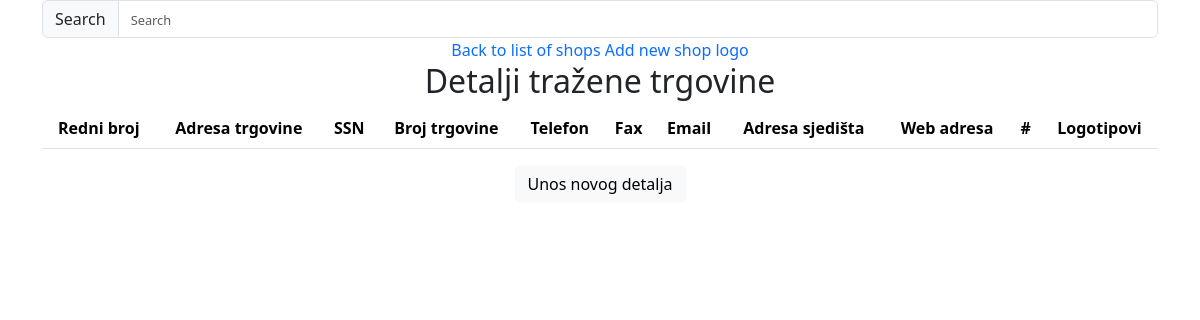
/shop_detail.php?shop_name=T.O. Koala Vl. M.Jelic, run on an earlier commit of the app's database.
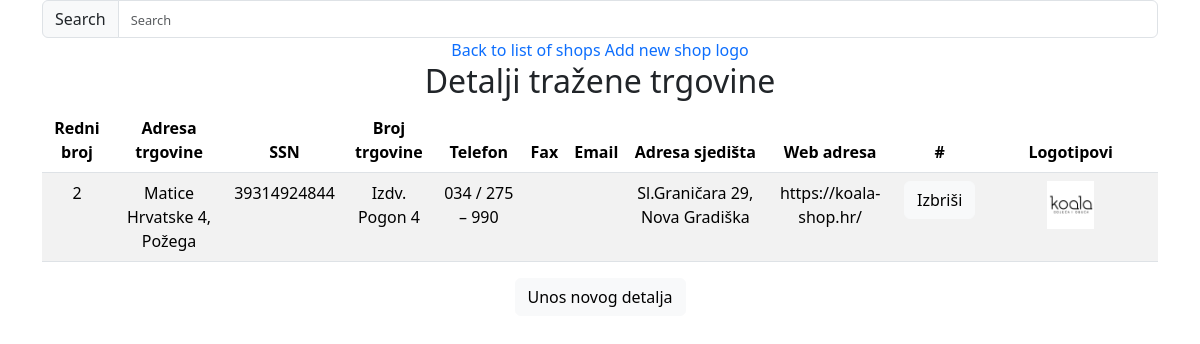
And on a later commit of the database.
### tables this page shows
CREATE TABLE `shop_detail` (
  `id` int(11) NOT NULL,
  `shop_name` varchar(255) DEFAULT NULL,
  `address` varchar(255) DEFAULT NULL,
  `ssn` varchar(11) DEFAULT NULL,
  `shop_number` varchar(255) DEFAULT NULL,
  `telephone` varchar(255) DEFAULT NULL,
  `fax` varchar(255) DEFAULT NULL,
  `email` varchar(255) DEFAULT NULL,
  `hq_address` varchar(255) DEFAULT NULL,
  `web_page` varchar(255) DEFAULT NULL
);

CREATE TABLE `shop_logo` (
  `id` int(11) NOT NULL,
  `shop_name` varchar(255) NOT NULL,
  `logo1_url` varchar(255) NOT NULL,
  `logo2_url` varchar(255) NOT NULL
);

### css_js_includes.php (called while the page is built, shortened)
<?php
class Styles
{
    private $bootstrap_include;
    public function __construct()
    {
        $this->bootstrap_include = Styles::BOOTSTRAP_CSS.Styles::BOOTSTRAP_BUNDLE.Styles::BOOTSTRAP_POPPER.Styles::BOOTSTRAP_MIN_JS;
    }
    public function getBootstrapInclude()
    {
        return $this->bootstrap_include;
    }
}

### dbconn.php (called while the page is built, shortened)
<?php
class DatabaseConnection{
    public $dbconn;
    public function setDbconn( $dbconn) {$this->dbconn = $dbconn;}
	public function getDbconn() {return $this->dbconn;}
}
?>

### shop.php (called while the page is built, shortened)
<?php
include("dbconn.php");
class Shop{
    public $shop_name;
    function __construct($shop_name)
    {
        $this->shop_name=$shop_name;
    }
    function get_shop_name(){
        return $this->shop_name;
    }
    function __destruct()
    {
        $this->shop_name="";
    }
}
?>

### shop_details.php (the view, shortened to what this page needs)
<?php
include("shop.php");
class ShopDetails extends Shop{
private $id;
 public $address;
 private $ssn;
 public $shop_number;
 public $telephone;
 public $fax;
 public $email;
 public $hq_address;
 public $web_page;
 function __construct($id,$shop_name,$address,$ssn,$shop_number,$telephone,$fax,$email,$hq_address,$web_page)
 {
    $this->id=$id;
     $this->address=$address;
     $this->ssn=$ssn;
     $this->shop_number=$shop_number;
     $this->telephone=$telephone;
     $this->fax=$fax;
     $this->email=$email;
     $this->hq_address=$hq_address;
     $this->web_page=$web_page;
 }
 function __destruct()
    {
        $this->address="";
        $this->ssn="";
        $this->shop_number="";
        $this->telephone="";
        $this->fax="";
        $this->email="";
        $this->hq_address="";
        $this->web_page="";
    }
public function getAddress() {return $this->address;}
	public function getSsn() {return $this->ssn;}
	public function getShopNumber() {return $this->shop_number;}
	public function getTelephone() {return $this->telephone;}
	public function getFax() {return $this->fax;}
	public function getEmail() {return $this->email;}
	public function getHqAddress() {return $this->hq_address;}
	public function getWebPage() {return $this->web_page;}
   public function getId() {return $this->id;}
public function setId( $id): void {$this->id = $id++;}
	public function print_table_data(){
        echo "<td>".$this->getId()."</td>";
		echo "<td>".$this->getAddress()."</td>";
        echo "<td>".$this->getSsn()."</td>";
        echo "<td>".$this->getShopNumber()."</td>";
        echo "<td>".$this->getTelephone()."</td>";
        echo "<td>".$this->getFax()."</td>";
        echo "<td>".$this->getEmail()."</td>";
        echo "<td>".$this->getHqAddress()."</td>";
        echo "<td>".$this->getWebPage()."</td>";
          $self = $_SERVER['PHP_SELF'];
            if (isset($_GET['shop_name'])) {
    $self .= "?shop_name=";
    $self .= $_GET['shop_name'];
  }
        echo "<td><form action='" . htmlspecialchars($self) . "' method='POST'><input id='" . $this->getId() . "' type='submit' class='btn btn-light' value='Izbriši'><input type='hidden' name='".CNST_VAL::DELETE_SHOP_DETAIL."' value='".CNST_VAL::DELETE_SHOP_DETAIL."'>
        <input type='hidden' name='id' value='".$this->getId()."'>
        </td></form>";
    }
}
?>

### shop_detail.php (shortened to what this page needs)
<!DOCTYPE html>
<html lang="en">
<head>
       <?php
     include("css_js_includes.php");
     $styles=new Styles();
     echo $styles->getBootstrapInclude();
?>
    <link rel="stylesheet" href="bills.css">
</head>
<body>
<div class="container text-center">
<div class="row">
    <div class="col">
    <div class="input-group flex-nowrap">
  <span class="input-group-text" id="addon-wrapping">Search</span>
  <input type="text" id="search" class="form-control" placeholder="Search" aria-label="Search" aria-describedby="addon-wrapping">
</div>
    </div>
  </div>
  <div class="row">
    <div class="col">
      <a href="shops.php?current_url=10&page_number=0" target="_blank" rel="noopener noreferrer" class="text-decoration-none text_primary">Back to list of shops</a>
      <?php
      if(isset($_GET['shop_name'])){
        $sn=$_GET['shop_name'];
          echo "<a href='add_new_shop_logo.php?shop_name=".$sn."' target='_blank' class='text-decoration-none text_primary'>Add new shop logo</a>";
      }
?>
    </div>
  </div>
<div class="row">
<div class="col">
    <?php
include("functions.php");
if(isset($_GET['shop_name'])){
 print_shop_details($_GET['shop_name']);
}else{
  print_navigation();
}
?>
</div>
</div>
</div>
</body>
</html>

### functions.php (shortened to what this page needs)
<?php
include("shop_details.php");
$connection = new DatabaseConnection("localhost", "root", "", "bills", "utf8");
function print_shop_details($shop_name)
{
  if (isset($_GET['shop_name'])) {
    include("shop_logo.php");
    global $connection;
    $shop = new Shop($shop_name);
    $connection->connectToDatabase();
    $sql = "SELECT * FROM shop_detail WHERE shop_name='" . $shop->get_shop_name() . "'";
    $query = mysqli_query($connection->getDbconn(), $sql);
    $sql2 = "SELECT * FROM shop_logo WHERE shop_name='" . $shop->get_shop_name() . "'";
    $exe_q = mysqli_query($connection->getDbconn(), $sql2);
    echo "<h2>Detalji tražene trgovine</h2>";
    echo "<table class='table table-striped'>";
    echo "<thead><tr><th scope='col'>Redni broj</th><th scope='col'>Adresa trgovine</th><th scope='col'>SSN</th><th scope='col'>Broj trgovine</th><th scope='col'>Telefon</th><th scope='col'>Fax</th>
    <th scope='col'>Email</th>
    <th scope='col'>Adresa sjedišta</th>
    <th scope='col'>Web adresa</th>
      <th scope='col'>#</th>
    <th scope='col'>Logotipovi</th>
    </tr></thead>";
    echo "<tbody>";
    while ($res = mysqli_fetch_array($query)) {
      echo "<tr>";
      $details = new ShopDetails($res['id'], $shop_name, $res['address'], $res['ssn'], $res['shop_number'], $res['telephone'], $res['fax'], $res['email'], $res['hq_address'], $res['web_page']);
      $details->print_table_data();
      while ($res2 = mysqli_fetch_array($exe_q)) {
        $logo = new Shop_Logo($shop_name, $res2['logo1_url'], $res2['logo2_url']);
        $logo->print_logo();
      }
      echo "</tr>";
    }
    echo "</tbody>";
    echo "</table>";
    echo "<p><form method='post'><button class='btn btn-light' name='innsd'>Unos novog detalja</button></form>";
  } else {
    print_navigation();
  }
}
?>

### shop_logo.php (shortened to what this page needs)
<?php
class Shop_Logo extends Shop{
    public $logo1_url;
    public function __construct($shop_name ,$logo1_url,  $logo2_url){
        $this->shop_name=$shop_name;
        $this->logo1_url = $logo1_url;
        $this->logo2_url = $logo2_url;}
	public function getLogo1Url() {return $this->logo1_url;}
	function print_logo(){
       $sn=$this->get_shop_name();
        echo "<td><img src='".$this->getLogo1Url()."' alt='".$sn."' class='logo'></td>";
    }
}
?>

### bills.css (style rules this page uses)
.logo { width: 30%; height: 30%; }
input, input::placeholder { font-size: 80%; }

What changed in the data, as far as the page shows it:
added shop_detail: id "2", address "Matice Hrvatske 4, Požega", ssn "39314924844", shop_number "Izdv. Pogon 4", telephone "034 / 275 – 990", hq_address "Sl.Graničara 29, Nova Gradiška", web_page "https://koala-shop.hr/"
added shop_logo: logo1_url (picture)
